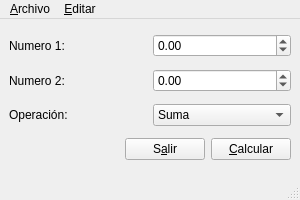
<?xml version="1.0" encoding="UTF-8"?>
<ui version="4.0">
 <class>MainWindow</class>
 <widget class="QMainWindow" name="MainWindow">
  <property name="geometry">
   <rect>
    <x>0</x>
    <y>0</y>
    <width>300</width>
    <height>200</height>
   </rect>
  </property>
  <property name="windowTitle">
   <string>Calculadora</string>
  </property>
  <widget class="QWidget" name="centralwidget">
   <layout class="QVBoxLayout" name="verticalLayout">
    <item>
     <layout class="QHBoxLayout" name="horizontalLayout">
      <item>
       <widget class="QLabel" name="labelNumero1">
        <property name="text">
         <string>Numero 1:</string>
        </property>
       </widget>
      </item>
      <item>
       <widget class="QDoubleSpinBox" name="doubleSpinBoxNumero1">
        <property name="minimum">
         <double>-99999999999999997168788049560464200849936328366177157906432.000000000000000</double>
        </property>
        <property name="maximum">
         <double>10000000000000000303786028427003666890752.000000000000000</double>
        </property>
       </widget>
      </item>
     </layout>
    </item>
    <item>
     <layout class="QHBoxLayout" name="horizontalLayout_2">
      <item>
       <widget class="QLabel" name="labelNumero2">
        <property name="text">
         <string>Numero 2:</string>
        </property>
       </widget>
      </item>
      <item>
       <widget class="QDoubleSpinBox" name="doubleSpinBoxNumero2">
        <property name="minimum">
         <double>-10000000000000000139372116959414099130712064.000000000000000</double>
        </property>
        <property name="maximum">
         <double>999999999999999939709166371603178586112.000000000000000</double>
        </property>
       </widget>
      </item>
     </layout>
    </item>
    <item>
     <layout class="QHBoxLayout" name="horizontalLayout_3">
      <item>
       <widget class="QLabel" name="labelOperacion">
        <property name="text">
         <string>Operación:</string>
        </property>
       </widget>
      </item>
      <item>
       <widget class="QComboBox" name="comboBoxOperacion">
        <item>
         <property name="text">
          <string>Suma</string>
         </property>
        </item>
        <item>
         <property name="text">
          <string>Restar</string>
         </property>
        </item>
        <item>
         <property name="text">
          <string>Multiplicación</string>
         </property>
        </item>
        <item>
         <property name="text">
          <string>División</string>
         </property>
        </item>
       </widget>
      </item>
     </layout>
    </item>
    <item>
     <layout class="QHBoxLayout" name="horizontalLayout_4">
      <item>
       <spacer name="horizontalSpacer">
        <property name="orientation">
         <enum>Qt::Horizontal</enum>
        </property>
        <property name="sizeHint" stdset="0">
         <size>
          <width>40</width>
          <height>20</height>
         </size>
        </property>
       </spacer>
      </item>
      <item>
       <widget class="QPushButton" name="pushButton">
        <property name="text">
         <string>S&amp;alir</string>
        </property>
       </widget>
      </item>
      <item>
       <widget class="QPushButton" name="calcularButton">
        <property name="text">
         <string>&amp;Calcular</string>
        </property>
       </widget>
      </item>
     </layout>
    </item>
   </layout>
  </widget>
  <widget class="QMenuBar" name="menubar">
   <property name="geometry">
    <rect>
     <x>0</x>
     <y>0</y>
     <width>300</width>
     <height>22</height>
    </rect>
   </property>
   <widget class="QMenu" name="menuArchivo">
    <property name="title">
     <string>&amp;Archivo</string>
    </property>
    <addaction name="actionSalir"/>
   </widget>
   <widget class="QMenu" name="menuEditar">
    <property name="title">
     <string>&amp;Editar</string>
    </property>
    <addaction name="actionPreferencias"/>
   </widget>
   <addaction name="menuArchivo"/>
   <addaction name="menuEditar"/>
  </widget>
  <widget class="QStatusBar" name="statusbar"/>
  <action name="actionSalir">
   <property name="text">
    <string>S&amp;alir</string>
   </property>
  </action>
  <action name="actionPreferencias">
   <property name="text">
    <string>&amp;Preferencias ...</string>
   </property>
  </action>
 </widget>
 <resources/>
 <connections/>
</ui>
